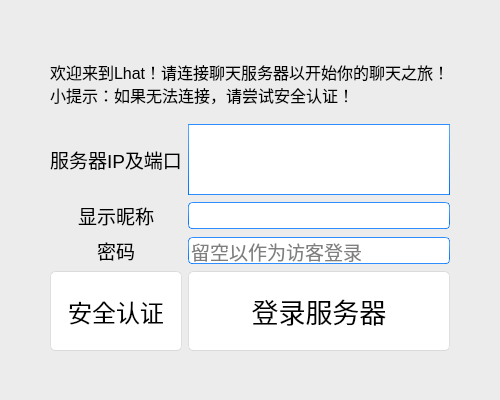
<?xml version="1.0" encoding="UTF-8"?>
<ui version="4.0">
 <class>LoginWindow</class>
 <widget class="QMainWindow" name="LoginWindow">
  <property name="geometry">
   <rect>
    <x>0</x>
    <y>0</y>
    <width>500</width>
    <height>400</height>
   </rect>
  </property>
  <property name="windowTitle">
   <string>MainWindow</string>
  </property>
  <property name="windowIcon">
   <iconset>
    <normalon>:/ico/Lhat.ico</normalon>
   </iconset>
  </property>
  <property name="styleSheet">
   <string notr="true">/*
Aqua Style Sheet for QT Applications
Author: Jaime A. Quiroga P.
Company: GTRONICK
Last updated: 22/01/2019, 07:55.
Available at: https://github.com/GTRONICK/QSS/blob/master/Aqua.qss
*/
QMainWindow {
	background-color:#ececec;
}
QTextEdit {
	border-width: 1px;
	border-style: solid;
	border-color: qlineargradient(spread:pad, x1:0.5, y1:1, x2:0.5, y2:0, stop:0 rgba(0, 113, 255, 255), stop:1 rgba(91, 171, 252, 255));
}
QPlainTextEdit {
	border-width: 1px;
	border-style: solid;
	border-color: qlineargradient(spread:pad, x1:0.5, y1:1, x2:0.5, y2:0, stop:0 rgba(0, 113, 255, 255), stop:1 rgba(91, 171, 252, 255));
}
QToolButton {
	border-style: solid;
	border-top-color: qlineargradient(spread:pad, x1:0.5, y1:1, x2:0.5, y2:0, stop:0 rgb(215, 215, 215), stop:1 rgb(222, 222, 222));
	border-right-color: qlineargradient(spread:pad, x1:0, y1:0.5, x2:1, y2:0.5, stop:0 rgb(217, 217, 217), stop:1 rgb(227, 227, 227));
	border-left-color: qlineargradient(spread:pad, x1:0, y1:0.5, x2:1, y2:0.5, stop:0 rgb(227, 227, 227), stop:1 rgb(217, 217, 217));
	border-bottom-color: qlineargradient(spread:pad, x1:0.5, y1:1, x2:0.5, y2:0, stop:0 rgb(215, 215, 215), stop:1 rgb(222, 222, 222));
	border-width: 1px;
	border-radius: 5px;
	color: rgb(0,0,0);
	padding: 2px;
	background-color: rgb(255,255,255);
}
QToolButton:hover{
	border-style: solid;
	border-top-color: qlineargradient(spread:pad, x1:0.5, y1:1, x2:0.5, y2:0, stop:0 rgb(195, 195, 195), stop:1 rgb(222, 222, 222));
	border-right-color: qlineargradient(spread:pad, x1:0, y1:0.5, x2:1, y2:0.5, stop:0 rgb(197, 197, 197), stop:1 rgb(227, 227, 227));
	border-left-color: qlineargradient(spread:pad, x1:0, y1:0.5, x2:1, y2:0.5, stop:0 rgb(227, 227, 227), stop:1 rgb(197, 197, 197));
	border-bottom-color: qlineargradient(spread:pad, x1:0.5, y1:1, x2:0.5, y2:0, stop:0 rgb(195, 195, 195), stop:1 rgb(222, 222, 222));
	border-width: 1px;
	border-radius: 5px;
	color: rgb(0,0,0);
	padding: 2px;
	background-color: rgb(255,255,255);
}
QToolButton:pressed{
	border-style: solid;
	border-top-color: qlineargradient(spread:pad, x1:0.5, y1:1, x2:0.5, y2:0, stop:0 rgb(215, 215, 215), stop:1 rgb(222, 222, 222));
	border-right-color: qlineargradient(spread:pad, x1:0, y1:0.5, x2:1, y2:0.5, stop:0 rgb(217, 217, 217), stop:1 rgb(227, 227, 227));
	border-left-color: qlineargradient(spread:pad, x1:0, y1:0.5, x2:1, y2:0.5, stop:0 rgb(227, 227, 227), stop:1 rgb(217, 217, 217));
	border-bottom-color: qlineargradient(spread:pad, x1:0.5, y1:1, x2:0.5, y2:0, stop:0 rgb(215, 215, 215), stop:1 rgb(222, 222, 222));
	border-width: 1px;
	border-radius: 5px;
	color: rgb(0,0,0);
	padding: 2px;
	background-color: rgb(142,142,142);
}
QPushButton{
	border-style: solid;
	border-top-color: qlineargradient(spread:pad, x1:0.5, y1:1, x2:0.5, y2:0, stop:0 rgb(215, 215, 215), stop:1 rgb(222, 222, 222));
	border-right-color: qlineargradient(spread:pad, x1:0, y1:0.5, x2:1, y2:0.5, stop:0 rgb(217, 217, 217), stop:1 rgb(227, 227, 227));
	border-left-color: qlineargradient(spread:pad, x1:0, y1:0.5, x2:1, y2:0.5, stop:0 rgb(227, 227, 227), stop:1 rgb(217, 217, 217));
	border-bottom-color: qlineargradient(spread:pad, x1:0.5, y1:1, x2:0.5, y2:0, stop:0 rgb(215, 215, 215), stop:1 rgb(222, 222, 222));
	border-width: 1px;
	border-radius: 5px;
	color: rgb(0,0,0);
	padding: 2px;
	background-color: rgb(255,255,255);
}
QPushButton::default{
	border-style: solid;
	border-top-color: qlineargradient(spread:pad, x1:0.5, y1:1, x2:0.5, y2:0, stop:0 rgb(215, 215, 215), stop:1 rgb(222, 222, 222));
	border-right-color: qlineargradient(spread:pad, x1:0, y1:0.5, x2:1, y2:0.5, stop:0 rgb(217, 217, 217), stop:1 rgb(227, 227, 227));
	border-left-color: qlineargradient(spread:pad, x1:0, y1:0.5, x2:1, y2:0.5, stop:0 rgb(227, 227, 227), stop:1 rgb(217, 217, 217));
	border-bottom-color: qlineargradient(spread:pad, x1:0.5, y1:1, x2:0.5, y2:0, stop:0 rgb(215, 215, 215), stop:1 rgb(222, 222, 222));
	border-width: 1px;
	border-radius: 5px;
	color: rgb(0,0,0);
	padding: 2px;
	background-color: rgb(255,255,255);
}
QPushButton:hover{
	border-style: solid;
	border-top-color: qlineargradient(spread:pad, x1:0.5, y1:1, x2:0.5, y2:0, stop:0 rgb(195, 195, 195), stop:1 rgb(222, 222, 222));
	border-right-color: qlineargradient(spread:pad, x1:0, y1:0.5, x2:1, y2:0.5, stop:0 rgb(197, 197, 197), stop:1 rgb(227, 227, 227));
	border-left-color: qlineargradient(spread:pad, x1:0, y1:0.5, x2:1, y2:0.5, stop:0 rgb(227, 227, 227), stop:1 rgb(197, 197, 197));
	border-bottom-color: qlineargradient(spread:pad, x1:0.5, y1:1, x2:0.5, y2:0, stop:0 rgb(195, 195, 195), stop:1 rgb(222, 222, 222));
	border-width: 1px;
	border-radius: 5px;
	color: rgb(0,0,0);
	padding: 2px;
	background-color: rgb(255,255,255);
}
QPushButton:pressed{
	border-style: solid;
	border-top-color: qlineargradient(spread:pad, x1:0.5, y1:1, x2:0.5, y2:0, stop:0 rgb(215, 215, 215), stop:1 rgb(222, 222, 222));
	border-right-color: qlineargradient(spread:pad, x1:0, y1:0.5, x2:1, y2:0.5, stop:0 rgb(217, 217, 217), stop:1 rgb(227, 227, 227));
	border-left-color: qlineargradient(spread:pad, x1:0, y1:0.5, x2:1, y2:0.5, stop:0 rgb(227, 227, 227), stop:1 rgb(217, 217, 217));
	border-bottom-color: qlineargradient(spread:pad, x1:0.5, y1:1, x2:0.5, y2:0, stop:0 rgb(215, 215, 215), stop:1 rgb(222, 222, 222));
	border-width: 1px;
	border-radius: 5px;
	color: rgb(0,0,0);
	padding: 2px;
	background-color: rgb(142,142,142);
}
QPushButton:disabled{
	border-style: solid;
	border-top-color: qlineargradient(spread:pad, x1:0.5, y1:1, x2:0.5, y2:0, stop:0 rgb(215, 215, 215), stop:1 rgb(222, 222, 222));
	border-right-color: qlineargradient(spread:pad, x1:0, y1:0.5, x2:1, y2:0.5, stop:0 rgb(217, 217, 217), stop:1 rgb(227, 227, 227));
	border-left-color: qlineargradient(spread:pad, x1:0, y1:0.5, x2:1, y2:0.5, stop:0 rgb(227, 227, 227), stop:1 rgb(217, 217, 217));
	border-bottom-color: qlineargradient(spread:pad, x1:0.5, y1:1, x2:0.5, y2:0, stop:0 rgb(215, 215, 215), stop:1 rgb(222, 222, 222));
	border-width: 1px;
	border-radius: 5px;
	color: #808086;
	padding: 2px;
	background-color: rgb(142,142,142);
}
QLineEdit {
	border-width: 1px; border-radius: 4px;
	border-style: solid;
	border-color: qlineargradient(spread:pad, x1:0.5, y1:1, x2:0.5, y2:0, stop:0 rgba(0, 113, 255, 255), stop:1 rgba(91, 171, 252, 255));
}
QLabel {
	color: #000000;
}
QLCDNumber {
	color: rgb(0, 113, 255, 255);
}
QProgressBar {
	text-align: center;
	color: rgb(240, 240, 240);
	border-width: 1px; 
	border-radius: 10px;
	border-color: rgb(230, 230, 230);
	border-style: solid;
	background-color:rgb(207,207,207);
}
QProgressBar::chunk {
	background-color: qlineargradient(spread:pad, x1:0.5, y1:1, x2:0.5, y2:0, stop:0 rgba(49, 147, 250, 255), stop:1 rgba(34, 142, 255, 255));
	border-radius: 10px;
}
QMenuBar {
	background-color: qlineargradient(spread:pad, x1:0.5, y1:1, x2:0.5, y2:0, stop:0 rgba(207, 209, 207, 255), stop:1 rgba(230, 229, 230, 255));
}
QMenuBar::item {
	color: #000000;
  	spacing: 3px;
  	padding: 1px 4px;
	background-color: qlineargradient(spread:pad, x1:0.5, y1:1, x2:0.5, y2:0, stop:0 rgba(207, 209, 207, 255), stop:1 rgba(230, 229, 230, 255));
}

QMenuBar::item:selected {
  	background-color: qlineargradient(spread:pad, x1:0.5, y1:1, x2:0.5, y2:0, stop:0 rgba(0, 113, 255, 255), stop:1 rgba(91, 171, 252, 255));
	color: #FFFFFF;
}
QMenu::item:selected {
	border-style: solid;
	border-top-color: transparent;
	border-right-color: transparent;
	border-left-color: qlineargradient(spread:pad, x1:0.5, y1:1, x2:0.5, y2:0, stop:0 rgba(0, 113, 255, 255), stop:1 rgba(91, 171, 252, 255));
	border-bottom-color: transparent;
	border-left-width: 2px;
	color: #000000;
	padding-left:15px;
	padding-top:4px;
	padding-bottom:4px;
	padding-right:7px;
}
QMenu::item {
	border-style: solid;
	border-top-color: transparent;
	border-right-color: transparent;
	border-left-color: transparent;
	border-bottom-color: transparent;
	border-bottom-width: 1px;
	color: #000000;
	padding-left:17px;
	padding-top:4px;
	padding-bottom:4px;
	padding-right:7px;
}
QTabWidget {
	color:rgb(0,0,0);
	background-color:#000000;
}
QTabWidget::pane {
		border-color: rgb(223,223,223);
		background-color:rgb(226,226,226);
		border-style: solid;
		border-width: 2px;
    	border-radius: 6px;
}
QTabBar::tab:first {
	border-style: solid;
	border-left-width:1px;
	border-right-width:0px;
	border-top-width:1px;
	border-bottom-width:1px;
	border-top-color: rgb(209,209,209);
	border-left-color: qlineargradient(spread:pad, x1:0.5, y1:1, x2:0.5, y2:0, stop:0 rgba(209, 209, 209, 209), stop:1 rgba(229, 229, 229, 229));
	border-bottom-color: rgb(229,229,229);
	border-top-left-radius: 4px;
	border-bottom-left-radius: 4px;
	color: #000000;
	padding: 3px;
	margin-left:0px;
	background-color: qlineargradient(spread:pad, x1:0.5, y1:1, x2:0.5, y2:0, stop:0 rgba(247, 247, 247, 255), stop:1 rgba(255, 255, 255, 255));
}
QTabBar::tab:last {
	border-style: solid;
	border-width:1px;
	border-top-color: rgb(209,209,209);
	border-left-color: qlineargradient(spread:pad, x1:0.5, y1:1, x2:0.5, y2:0, stop:0 rgba(209, 209, 209, 209), stop:1 rgba(229, 229, 229, 229));
	border-right-color: qlineargradient(spread:pad, x1:0.5, y1:1, x2:0.5, y2:0, stop:0 rgba(209, 209, 209, 209), stop:1 rgba(229, 229, 229, 229));
	border-bottom-color: rgb(229,229,229);
	border-top-right-radius: 4px;
	border-bottom-right-radius: 4px;
	color: #000000;
	padding: 3px;
	margin-left:0px;
	background-color: qlineargradient(spread:pad, x1:0.5, y1:1, x2:0.5, y2:0, stop:0 rgba(247, 247, 247, 255), stop:1 rgba(255, 255, 255, 255));
}
QTabBar::tab {
	border-style: solid;
	border-top-width:1px;
	border-bottom-width:1px;
	border-left-width:1px;
	border-top-color: rgb(209,209,209);
	border-left-color: qlineargradient(spread:pad, x1:0.5, y1:1, x2:0.5, y2:0, stop:0 rgba(209, 209, 209, 209), stop:1 rgba(229, 229, 229, 229));
	border-bottom-color: rgb(229,229,229);
	color: #000000;
	padding: 3px;
	margin-left:0px;
	background-color: qlineargradient(spread:pad, x1:0.5, y1:1, x2:0.5, y2:0, stop:0 rgba(247, 247, 247, 255), stop:1 rgba(255, 255, 255, 255));
}
QTabBar::tab:selected, QTabBar::tab:last:selected, QTabBar::tab:hover {
  	border-style: solid;
  	border-left-width:1px;
	border-right-color: transparent;
	border-top-color: rgb(209,209,209);
	border-left-color: qlineargradient(spread:pad, x1:0.5, y1:1, x2:0.5, y2:0, stop:0 rgba(209, 209, 209, 209), stop:1 rgba(229, 229, 229, 229));
	border-bottom-color: rgb(229,229,229);
	color: #FFFFFF;
	padding: 3px;
	margin-left:0px;
	background-color: qlineargradient(spread:pad, x1:0.5, y1:1, x2:0.5, y2:0, stop:0 rgba(0, 113, 255, 255), stop:1 rgba(91, 171, 252, 255));
}

QTabBar::tab:selected, QTabBar::tab:first:selected, QTabBar::tab:hover {
  	border-style: solid;
  	border-left-width:1px;
  	border-bottom-width:1px;
  	border-top-width:1px;
	border-right-color: transparent;
	border-top-color: rgb(209,209,209);
	border-left-color: qlineargradient(spread:pad, x1:0.5, y1:1, x2:0.5, y2:0, stop:0 rgba(209, 209, 209, 209), stop:1 rgba(229, 229, 229, 229));
	border-bottom-color: rgb(229,229,229);
	color: #FFFFFF;
	padding: 3px;
	margin-left:0px;
	background-color: qlineargradient(spread:pad, x1:0.5, y1:1, x2:0.5, y2:0, stop:0 rgba(0, 113, 255, 255), stop:1 rgba(91, 171, 252, 255));
}

QCheckBox {
	color: #000000;
	padding: 2px;
}
QCheckBox:disabled {
	color: #808086;
	padding: 2px;
}

QCheckBox:hover {
	border-radius:4px;
	border-style:solid;
	padding-left: 1px;
	padding-right: 1px;
	padding-bottom: 1px;
	padding-top: 1px;
	border-width:1px;
	border-color: transparent;
}
QCheckBox::indicator:checked {

	height: 10px;
	width: 10px;
	border-style:solid;
	border-width: 1px;
	border-color: qlineargradient(spread:pad, x1:0.5, y1:1, x2:0.5, y2:0, stop:0 rgba(0, 113, 255, 255), stop:1 rgba(91, 171, 252, 255));
	color: #000000;
	background-color: qlineargradient(spread:pad, x1:0.5, y1:1, x2:0.5, y2:0, stop:0 rgba(0, 113, 255, 255), stop:1 rgba(91, 171, 252, 255));
}
QCheckBox::indicator:unchecked {

	height: 10px;
	width: 10px;
	border-style:solid;
	border-width: 1px;
	border-color: qlineargradient(spread:pad, x1:0.5, y1:1, x2:0.5, y2:0, stop:0 rgba(0, 113, 255, 255), stop:1 rgba(91, 171, 252, 255));
	color: #000000;
}
QRadioButton {
	color: 000000;
	padding: 1px;
}
QRadioButton::indicator:checked {
	height: 10px;
	width: 10px;
	border-style:solid;
	border-radius:5px;
	border-width: 1px;
	border-color: qlineargradient(spread:pad, x1:0.5, y1:1, x2:0.5, y2:0, stop:0 rgba(0, 113, 255, 255), stop:1 rgba(91, 171, 252, 255));
	color: #a9b7c6;
	background-color: qlineargradient(spread:pad, x1:0.5, y1:1, x2:0.5, y2:0, stop:0 rgba(0, 113, 255, 255), stop:1 rgba(91, 171, 252, 255));
}
QRadioButton::indicator:!checked {
	height: 10px;
	width: 10px;
	border-style:solid;
	border-radius:5px;
	border-width: 1px;
	border-color: qlineargradient(spread:pad, x1:0.5, y1:1, x2:0.5, y2:0, stop:0 rgba(0, 113, 255, 255), stop:1 rgba(91, 171, 252, 255));
	color: #a9b7c6;
	background-color: transparent;
}
QStatusBar {
	color:#027f7f;
}
QSpinBox {
	border-style: solid;
	border-width: 1px;
	border-color: qlineargradient(spread:pad, x1:0.5, y1:1, x2:0.5, y2:0, stop:0 rgba(0, 113, 255, 255), stop:1 rgba(91, 171, 252, 255));
}
QDoubleSpinBox {
	border-style: solid;
	border-width: 1px;
	border-color: qlineargradient(spread:pad, x1:0.5, y1:1, x2:0.5, y2:0, stop:0 rgba(0, 113, 255, 255), stop:1 rgba(91, 171, 252, 255));
}
QTimeEdit {
	border-style: solid;
	border-width: 1px;
	border-color: qlineargradient(spread:pad, x1:0.5, y1:1, x2:0.5, y2:0, stop:0 rgba(0, 113, 255, 255), stop:1 rgba(91, 171, 252, 255));
}
QDateTimeEdit {
	border-style: solid;
	border-width: 1px;
	border-color: qlineargradient(spread:pad, x1:0.5, y1:1, x2:0.5, y2:0, stop:0 rgba(0, 113, 255, 255), stop:1 rgba(91, 171, 252, 255));
}
QDateEdit {
	border-style: solid;
	border-width: 1px;
	border-color: qlineargradient(spread:pad, x1:0.5, y1:1, x2:0.5, y2:0, stop:0 rgba(0, 113, 255, 255), stop:1 rgba(91, 171, 252, 255));
}

QToolBox {
	color: #a9b7c6;
	background-color:#000000;
}
QToolBox::tab {
	color: #a9b7c6;
	background-color:#000000;
}
QToolBox::tab:selected {
	color: #FFFFFF;
	background-color:#000000;
}
QScrollArea {
	color: #FFFFFF;
	background-color:#000000;
}
QSlider::groove:horizontal {
	height: 5px;
	background-color: qlineargradient(spread:pad, x1:0.5, y1:1, x2:0.5, y2:0, stop:0 rgba(49, 147, 250, 255), stop:1 rgba(34, 142, 255, 255));
}
QSlider::groove:vertical {
	width: 5px;
	background-color: qlineargradient(spread:pad, x1:0.5, y1:1, x2:0.5, y2:0, stop:0 rgba(49, 147, 250, 255), stop:1 rgba(34, 142, 255, 255));
}
QSlider::handle:horizontal {
	background: rgb(253,253,253);
	border-style: solid;
	border-width: 1px;
	border-color: rgb(207,207,207);
	width: 12px;
	margin: -5px 0;
	border-radius: 7px;
}
QSlider::handle:vertical {
	background: rgb(253,253,253);
	border-style: solid;
	border-width: 1px;
	border-color: rgb(207,207,207);
	height: 12px;
	margin: 0 -5px;
	border-radius: 7px;
}
QSlider::add-page:horizontal {
    background: rgb(181,181,181);
}
QSlider::add-page:vertical {
    background: rgb(181,181,181);
}
QSlider::sub-page:horizontal {
    background-color: qlineargradient(spread:pad, x1:0.5, y1:1, x2:0.5, y2:0, stop:0 rgba(49, 147, 250, 255), stop:1 rgba(34, 142, 255, 255));
}
QSlider::sub-page:vertical {
    background-color: qlineargradient(spread:pad, y1:0.5, x1:1, y2:0.5, x2:0, stop:0 rgba(49, 147, 250, 255), stop:1 rgba(34, 142, 255, 255));
}
QScrollBar:horizontal {
	max-height: 20px;
	border: 1px transparent grey;
	margin: 0px 20px 0px 20px;
}
QScrollBar:vertical {
	max-width: 20px;
	border: 1px transparent grey;
	margin: 20px 0px 20px 0px;
}
QScrollBar::handle:horizontal {
	background: rgb(253,253,253);
	border-style: solid;
	border-width: 1px;
	border-color: rgb(207,207,207);
	border-radius: 7px;
	min-width: 25px;
}
QScrollBar::handle:horizontal:hover {
	background: rgb(253,253,253);
	border-style: solid;
	border-width: 1px;
	border-color: rgb(147, 200, 200);
	border-radius: 7px;
	min-width: 25px;
}
QScrollBar::handle:vertical {
	background: rgb(253,253,253);
	border-style: solid;
	border-width: 1px;
	border-color: rgb(207,207,207);
	border-radius: 7px;
	min-height: 25px;
}
QScrollBar::handle:vertical:hover {
	background: rgb(253,253,253);
	border-style: solid;
	border-width: 1px;
	border-color: rgb(147, 200, 200);
	border-radius: 7px;
	min-height: 25px;
}
QScrollBar::add-line:horizontal {
   border: 2px transparent grey;
   border-top-right-radius: 7px;
   border-bottom-right-radius: 7px;
   background: rgba(34, 142, 255, 255);
   width: 20px;
   subcontrol-position: right;
   subcontrol-origin: margin;
}
QScrollBar::add-line:horizontal:pressed {
   border: 2px transparent grey;
   border-top-right-radius: 7px;
   border-bottom-right-radius: 7px;
   background: rgb(181,181,181);
   width: 20px;
   subcontrol-position: right;
   subcontrol-origin: margin;
}
QScrollBar::add-line:vertical {
   border: 2px transparent grey;
   border-bottom-left-radius: 7px;
   border-bottom-right-radius: 7px;
   background: rgba(34, 142, 255, 255);
   height: 20px;
   subcontrol-position: bottom;
   subcontrol-origin: margin;
}
QScrollBar::add-line:vertical:pressed {
   border: 2px transparent grey;
   border-bottom-left-radius: 7px;
   border-bottom-right-radius: 7px;
   background: rgb(181,181,181);
   height: 20px;
   subcontrol-position: bottom;
   subcontrol-origin: margin;
}
QScrollBar::sub-line:horizontal {
   border: 2px transparent grey;
   border-top-left-radius: 7px;
   border-bottom-left-radius: 7px;
   background: rgba(34, 142, 255, 255);
   width: 20px;
   subcontrol-position: left;
   subcontrol-origin: margin;
}
QScrollBar::sub-line:horizontal:pressed {
   border: 2px transparent grey;
   border-top-left-radius: 7px;
   border-bottom-left-radius: 7px;
   background: rgb(181,181,181);
   width: 20px;
   subcontrol-position: left;
   subcontrol-origin: margin;
}
QScrollBar::sub-line:vertical {
   border: 2px transparent grey;
   border-top-left-radius: 7px;
   border-top-right-radius: 7px;
   background: rgba(34, 142, 255, 255);
   height: 20px;
   subcontrol-position: top;
   subcontrol-origin: margin;
}
QScrollBar::sub-line:vertical:pressed {
   border: 2px transparent grey;
   border-top-left-radius: 7px;
   border-top-right-radius: 7px;
   background: rgb(181,181,181);
   height: 20px;
   subcontrol-position: top;
   subcontrol-origin: margin;
}
QScrollBar::left-arrow:horizontal {
   border: 1px transparent grey;
   border-top-left-radius: 3px;
   border-bottom-left-radius: 3px;
   width: 6px;
   height: 6px;
   background: white;
}
QScrollBar::right-arrow:horizontal {
   border: 1px transparent grey;
   border-top-right-radius: 3px;
   border-bottom-right-radius: 3px;
   width: 6px;
   height: 6px;
   background: white;
}
QScrollBar::up-arrow:vertical {
   border: 1px transparent grey;
   border-top-left-radius: 3px;
   border-top-right-radius: 3px;
   width: 6px;
   height: 6px;
   background: white;
}
QScrollBar::down-arrow:vertical {
   border: 1px transparent grey;
   border-bottom-left-radius: 3px;
   border-bottom-right-radius: 3px;
   width: 6px;
   height: 6px;
   background: white;
}
QScrollBar::add-page:horizontal, QScrollBar::sub-page:horizontal {
   background: none;
}
QScrollBar::add-page:vertical, QScrollBar::sub-page:vertical {
   background: none;
}</string>
  </property>
  <property name="iconSize">
   <size>
    <width>768</width>
    <height>768</height>
   </size>
  </property>
  <widget class="QWidget" name="centralwidget">
   <layout class="QGridLayout" name="gridLayout">
    <item row="1" column="1" colspan="2">
     <widget class="QLabel" name="static_text_1">
      <property name="sizePolicy">
       <sizepolicy hsizetype="Preferred" vsizetype="Expanding">
        <horstretch>0</horstretch>
        <verstretch>1</verstretch>
       </sizepolicy>
      </property>
      <property name="font">
       <font>
        <family>Microsoft YaHei UI</family>
        <pointsize>12</pointsize>
        <bold>false</bold>
       </font>
      </property>
      <property name="text">
       <string>欢迎来到Lhat！请连接聊天服务器以开始你的聊天之旅！
小提示：如果无法连接，请尝试安全认证！</string>
      </property>
     </widget>
    </item>
    <item row="6" column="1">
     <widget class="QPushButton" name="button_register">
      <property name="sizePolicy">
       <sizepolicy hsizetype="Minimum" vsizetype="Expanding">
        <horstretch>0</horstretch>
        <verstretch>2</verstretch>
       </sizepolicy>
      </property>
      <property name="maximumSize">
       <size>
        <width>16777215</width>
        <height>80</height>
       </size>
      </property>
      <property name="font">
       <font>
        <family>Microsoft YaHei UI</family>
        <pointsize>18</pointsize>
        <bold>false</bold>
       </font>
      </property>
      <property name="text">
       <string>安全认证</string>
      </property>
     </widget>
    </item>
    <item row="6" column="2">
     <widget class="QPushButton" name="button_login">
      <property name="sizePolicy">
       <sizepolicy hsizetype="Minimum" vsizetype="Expanding">
        <horstretch>0</horstretch>
        <verstretch>2</verstretch>
       </sizepolicy>
      </property>
      <property name="maximumSize">
       <size>
        <width>16777215</width>
        <height>80</height>
       </size>
      </property>
      <property name="font">
       <font>
        <family>Microsoft YaHei UI</family>
        <pointsize>20</pointsize>
        <bold>false</bold>
       </font>
      </property>
      <property name="text">
       <string>登录服务器</string>
      </property>
     </widget>
    </item>
    <item row="2" column="0">
     <spacer name="hSpacer2">
      <property name="orientation">
       <enum>Qt::Horizontal</enum>
      </property>
      <property name="sizeHint" stdset="0">
       <size>
        <width>40</width>
        <height>20</height>
       </size>
      </property>
     </spacer>
    </item>
    <item row="2" column="3">
     <spacer name="hSpacer1">
      <property name="orientation">
       <enum>Qt::Horizontal</enum>
      </property>
      <property name="sizeHint" stdset="0">
       <size>
        <width>40</width>
        <height>20</height>
       </size>
      </property>
     </spacer>
    </item>
    <item row="4" column="1">
     <widget class="QLabel" name="static_text_3">
      <property name="font">
       <font>
        <family>Microsoft YaHei UI</family>
        <pointsize>14</pointsize>
        <bold>false</bold>
       </font>
      </property>
      <property name="text">
       <string>显示昵称</string>
      </property>
      <property name="alignment">
       <set>Qt::AlignCenter</set>
      </property>
     </widget>
    </item>
    <item row="2" column="2">
     <widget class="QPlainTextEdit" name="input_box_server_ip_port">
      <property name="sizePolicy">
       <sizepolicy hsizetype="Preferred" vsizetype="Preferred">
        <horstretch>0</horstretch>
        <verstretch>1</verstretch>
       </sizepolicy>
      </property>
      <property name="maximumSize">
       <size>
        <width>16777215</width>
        <height>90</height>
       </size>
      </property>
      <property name="font">
       <font>
        <pointsize>14</pointsize>
       </font>
      </property>
      <property name="plainText">
       <string/>
      </property>
      <property name="placeholderText">
       <string/>
      </property>
     </widget>
    </item>
    <item row="2" column="1">
     <widget class="QLabel" name="static_text_2">
      <property name="font">
       <font>
        <family>Microsoft YaHei UI</family>
        <pointsize>14</pointsize>
        <bold>false</bold>
       </font>
      </property>
      <property name="contextMenuPolicy">
       <enum>Qt::DefaultContextMenu</enum>
      </property>
      <property name="layoutDirection">
       <enum>Qt::LeftToRight</enum>
      </property>
      <property name="text">
       <string>服务器IP及端口</string>
      </property>
      <property name="alignment">
       <set>Qt::AlignCenter</set>
      </property>
     </widget>
    </item>
    <item row="7" column="2">
     <spacer name="vSpacer1">
      <property name="orientation">
       <enum>Qt::Vertical</enum>
      </property>
      <property name="sizeHint" stdset="0">
       <size>
        <width>20</width>
        <height>40</height>
       </size>
      </property>
     </spacer>
    </item>
    <item row="0" column="1">
     <spacer name="vSpacer2">
      <property name="orientation">
       <enum>Qt::Vertical</enum>
      </property>
      <property name="sizeHint" stdset="0">
       <size>
        <width>20</width>
        <height>40</height>
       </size>
      </property>
     </spacer>
    </item>
    <item row="5" column="1">
     <widget class="QLabel" name="static_text_4">
      <property name="font">
       <font>
        <pointsize>14</pointsize>
       </font>
      </property>
      <property name="text">
       <string>密码</string>
      </property>
      <property name="alignment">
       <set>Qt::AlignCenter</set>
      </property>
     </widget>
    </item>
    <item row="5" column="2">
     <widget class="QLineEdit" name="input_box_password">
      <property name="font">
       <font>
        <pointsize>14</pointsize>
       </font>
      </property>
      <property name="toolTip">
       <string/>
      </property>
      <property name="statusTip">
       <string/>
      </property>
      <property name="text">
       <string/>
      </property>
      <property name="echoMode">
       <enum>QLineEdit::Password</enum>
      </property>
      <property name="readOnly">
       <bool>false</bool>
      </property>
      <property name="placeholderText">
       <string>留空以作为访客登录</string>
      </property>
      <property name="clearButtonEnabled">
       <bool>false</bool>
      </property>
     </widget>
    </item>
    <item row="4" column="2">
     <widget class="QLineEdit" name="input_box_nickname">
      <property name="font">
       <font>
        <pointsize>14</pointsize>
       </font>
      </property>
      <property name="echoMode">
       <enum>QLineEdit::Normal</enum>
      </property>
      <property name="placeholderText">
       <string/>
      </property>
     </widget>
    </item>
   </layout>
  </widget>
 </widget>
 <tabstops>
  <tabstop>input_box_server_ip_port</tabstop>
  <tabstop>button_login</tabstop>
  <tabstop>button_register</tabstop>
 </tabstops>
 <resources>
  <include location="../resources/images.qrc"/>
 </resources>
 <connections>
  <connection>
   <sender>button_login</sender>
   <signal>clicked()</signal>
   <receiver>LoginWindow</receiver>
   <slot>onCheckLogin()</slot>
   <hints>
    <hint type="sourcelabel">
     <x>382</x>
     <y>315</y>
    </hint>
    <hint type="destinationlabel">
     <x>335</x>
     <y>377</y>
    </hint>
   </hints>
  </connection>
  <connection>
   <sender>button_register</sender>
   <signal>clicked()</signal>
   <receiver>LoginWindow</receiver>
   <slot>onRegister()</slot>
   <hints>
    <hint type="sourcelabel">
     <x>142</x>
     <y>330</y>
    </hint>
    <hint type="destinationlabel">
     <x>143</x>
     <y>380</y>
    </hint>
   </hints>
  </connection>
 </connections>
 <slots>
  <slot>onCheckLogin()</slot>
  <slot>onRegister()</slot>
 </slots>
</ui>
